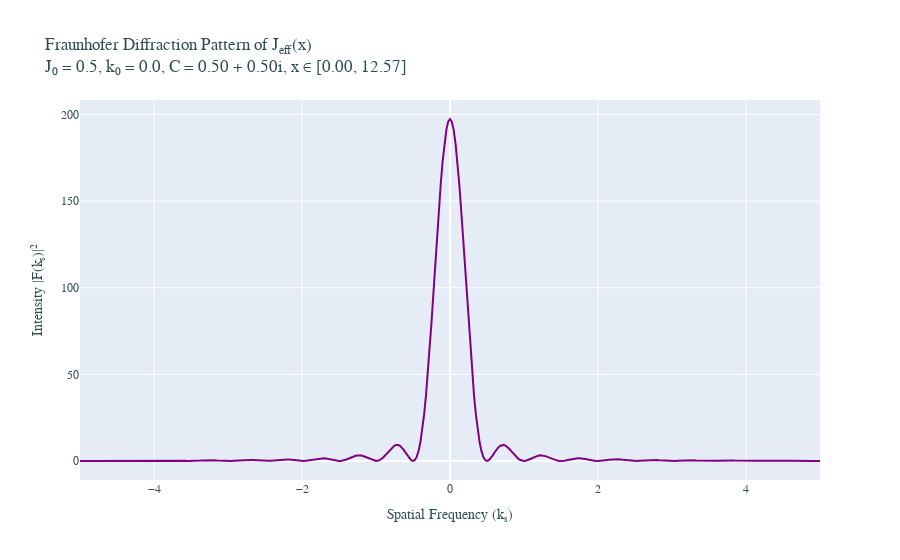

Notebook source saved alongside this figure:
### Code cell
import plotly.graph_objects as go
import numpy as np

# --- Parameters ---
J0_amplitude = 0.5  # Amplitude of J0 (assuming J0 is real for simplicity)
k0 = 0.0            # Wavenumber for the J0 term
C_real = 0.5        # Real part of the constant C
C_imag = 0.5        # Imaginary part of the constant C
x_min = 0
x_max = 4 * np.pi   # Spatial extent of the current distribution
num_points_x = 201    # Number of points to plot J_eff(x)

# --- Generate x values for J_eff(x) plotting ---
x_values = np.linspace(x_min, x_max, num_points_x)

# --- Calculate J_eff(x) ---
# J_eff(x) = J0 * exp(i * k0 * x) + C
constant_C = C_real + 1j * C_imag
j_eff_values = J0_amplitude * np.exp(1j * k0 * x_values) + constant_C

# Extract real, imaginary parts, and magnitude for J_eff(x) plotting
real_part_jeff = j_eff_values.real
imaginary_part_jeff = j_eff_values.imag
magnitude_jeff = np.abs(j_eff_values) # Magnitude will now change with x
# phase_rad_jeff = np.angle(j_eff_values) # Phase in radians
# phase_deg_jeff = np.rad2deg(phase_rad_jeff)  # Phase in degrees

# --- Create the Plotly figure for J_eff(x) ---
fig_jeff = go.Figure()

# Add trace for the Real Part of J_eff(x)
fig_jeff.add_trace(go.Scatter(
    x=x_values,
    y=real_part_jeff,
    mode='lines',
    name='Re(J<sub>eff</sub>): J₀ cos(k₀x) + Re(C)',
    line=dict(color='blue')
))

# Add trace for the Imaginary Part of J_eff(x)
fig_jeff.add_trace(go.Scatter(
    x=x_values,
    y=imaginary_part_jeff,
    mode='lines',
    name='Im(J<sub>eff</sub>): J₀ sin(k₀x) + Im(C)',
    line=dict(color='red')
))

# Add trace for the Magnitude of J_eff(x)
fig_jeff.add_trace(go.Scatter(
    x=x_values,
    y=magnitude_jeff,
    mode='lines',
    name='|J<sub>eff</sub>(x)|: |J₀e<sup>ik₀x</sup> + C|',
    line=dict(color='green', dash='dash')
))

# --- Update layout for J_eff(x) plot ---
title_text_jeff = (f"Current Density Distribution: J<sub>eff</sub>(x) = J₀e<sup>ik₀x</sup> + C<br>"
                   f"J₀ = {J0_amplitude}, k₀ = {k0}, C = {C_real:.2f} + {C_imag:.2f}i")
fig_jeff.update_layout(
    title=title_text_jeff,
    xaxis_title="Position (x)",
    yaxis_title="Amplitude / Magnitude",
    legend_title="Components of J<sub>eff</sub>(x)",
    font=dict(
        family="Arial, sans-serif",
        size=12,
        color="RebeccaPurple"
    )
)

# --- Show the J_eff(x) plot ---
# fig_jeff.show() # Uncomment to show this plot

# --- Alternative: Plot J_eff(x) in the Complex Plane (parametric plot) ---
fig_complex_plane_jeff = go.Figure()
fig_complex_plane_jeff.add_trace(go.Scatter(
    x=real_part_jeff,
    y=imaginary_part_jeff,
    mode='lines',
    name=f'J_eff(x) for J₀={J0_amplitude}, k₀={k0}, C={C_real:.2f}+{C_imag:.2f}i',
    line=dict(color='orange'),
    text=[f"x = {val:.2f}" for val in x_values],
    hoverinfo='text+x+y'
))
fig_complex_plane_jeff.add_trace(go.Scatter(
    x=[real_part_jeff[0]],
    y=[imaginary_part_jeff[0]],
    mode='markers',
    name=f'Start (x={x_min:.1f})',
    marker=dict(color='black', size=10, symbol='circle-open')
))
fig_complex_plane_jeff.add_trace(go.Scatter(
    x=[C_real],
    y=[C_imag],
    mode='markers',
    name=f'Center C ({C_real:.2f}, {C_imag:.2f})',
    marker=dict(color='purple', size=8, symbol='cross')
))
fig_complex_plane_jeff.update_layout(
    title=(f"J<sub>eff</sub>(x) = J₀e<sup>ik₀x</sup> + C in the Complex Plane<br>"
           f"J₀ = {J0_amplitude}, k₀ = {k0}, C = {C_real:.2f} + {C_imag:.2f}i"),
    xaxis_title="Real Part of J<sub>eff</sub>(x)",
    yaxis_title="Imaginary Part of J<sub>eff</sub>(x)",
    legend_title="Path",
    font=dict(family="Arial, sans-serif", size=12, color="RebeccaPurple"),
    width=700, height=700, yaxis_scaleanchor="x", xaxis_constrain="domain", yaxis_constrain="domain"
)
# fig_complex_plane_jeff.show() # Uncomment to show this plot

# --- Alternative: 3D Plot of J_eff(x) (helix) ---
fig_3d_jeff = go.Figure()
fig_3d_jeff.add_trace(go.Scatter3d(
    x=x_values,
    y=real_part_jeff,
    z=imaginary_part_jeff,
    mode='lines',
    name=f'J_eff(x) helix for J₀={J0_amplitude}, k₀={k0}, C={C_real:.2f}+{C_imag:.2f}i',
    line=dict(color='cyan', width=4)
))
fig_3d_jeff.update_layout(
    title=(f"3D Representation: J<sub>eff</sub>(x) = J₀e<sup>ik₀x</sup> + C (Shifted Helix)<br>"
           f"J₀ = {J0_amplitude}, k₀ = {k0}, C = {C_real:.2f} + {C_imag:.2f}i"),
    scene=dict(xaxis_title="Position (x)", yaxis_title="Real Part of J<sub>eff</sub>(x)", zaxis_title="Imaginary Part of J<sub>eff</sub>(x)"),
    font=dict(family="Arial, sans-serif", size=12, color="RebeccaPurple"),
    margin=dict(l=0, r=0, b=0, t=50)
)
# fig_3d_jeff.show() # Uncomment to show this plot


# --- Calculate Fraunhofer Diffraction Pattern ---
# The Fraunhofer pattern is the squared magnitude of the Fourier Transform of J_eff(x).
# F(k_s) = integral from x_min to x_max of J_eff(x) * exp(-i * k_s * x) dx
# k_s is the spatial frequency (related to diffraction angle)

num_points_ks = 401 # Number of points for the k_s axis

# Define a range for k_s. This should cover the main features.
# The characteristic width of sinc functions is related to 2*pi / (x_max - x_min)
L = x_max - x_min
ks_range_extension = 5 * (2 * np.pi / L if L > 0 else 1.0) # Extend a few sidelobes
ks_center_1 = k0
ks_center_0 = 0.0
ks_min_plot = min(ks_center_0, ks_center_1) - ks_range_extension
ks_max_plot = max(ks_center_0, ks_center_1) + ks_range_extension
if k0 == 0: # Special handling if k0 is 0
    ks_min_plot = -ks_range_extension * 2
    ks_max_plot = ks_range_extension * 2
if L == 0: # If it's a point source (or effectively)
    ks_min_plot = -5.0
    ks_max_plot = 5.0


ks_values = np.linspace(ks_min_plot, ks_max_plot, num_points_ks)

# Helper function for the integral of exp(i*beta*x) from a to b
def integrate_exp_complex(beta, a, b):
    # Numerically stable for beta close to 0
    if np.isclose(beta, 0.0):
        return b - a
    else:
        return (np.exp(1j * beta * b) - np.exp(1j * beta * a)) / (1j * beta)

# Calculate Fourier Transform F(k_s)
F_ks = np.zeros(num_points_ks, dtype=complex)

for i, ks in enumerate(ks_values):
    # Term from J0 * exp(i * k0 * x)
    term1_beta = k0 - ks
    integral1 = J0_amplitude * integrate_exp_complex(term1_beta, x_min, x_max)
    
    # Term from C
    term2_beta = -ks
    integral2 = constant_C * integrate_exp_complex(term2_beta, x_min, x_max)
    
    F_ks[i] = integral1 + integral2

# Intensity of the Fraunhofer pattern
Intensity_ks = np.abs(F_ks)**2

# --- Create Plotly figure for Fraunhofer Pattern ---
fig_fraunhofer = go.Figure()

fig_fraunhofer.add_trace(go.Scatter(
    x=ks_values,
    y=Intensity_ks,
    mode='lines',
    name='Intensity |F(k<sub>s</sub>)|²',
    line=dict(color='purple')
))

fig_fraunhofer.update_layout(
    title=(f"Fraunhofer Diffraction Pattern of J<sub>eff</sub>(x)<br>"
           f"J₀ = {J0_amplitude}, k₀ = {k0}, C = {C_real:.2f} + {C_imag:.2f}i, x ∈ [{x_min:.2f}, {x_max:.2f}]"),
    xaxis_title="Spatial Frequency (k<sub>s</sub>)",
    yaxis_title="Intensity |F(k<sub>s</sub>)|²",
    legend_title="Pattern",
    font=dict(
        family="Arial, sans-serif",
        size=12,
        color="DarkSlateGray"
    )
)

# --- Show the Fraunhofer plot ---
fig_fraunhofer.show() # This will be the primary plot shown

### Figure 1 — Plotly figure (JSON) as saved in the notebook; plotly's stock layout.template omitted (floating-point values rounded to 4 significant figures; data arrays with more than 128 entries replaced by an {"elided": "..."} marker saying what was removed)
{"data": [{"line": {"color": "purple"}, "mode": "lines", "name": "Intensity |F(k<sub>s</sub>)|²", "type": "scatter", "x": {"elided": "401 float values"}, "y": {"elided": "401 float values"}}], "layout": {"font": {"color": "DarkSlateGray", "family": "Arial, sans-serif", "size": 12}, "legend": {"title": {"text": "Pattern"}}, "title": {"text": "Fraunhofer Diffraction Pattern of J<sub>eff</sub>(x)<br>J₀ = 0.5, k₀ = 0.0, C = 0.50 + 0.50i, x ∈ [0.00, 12.57]"}, "xaxis": {"title": {"text": "Spatial Frequency (k<sub>s</sub>)"}}, "yaxis": {"title": {"text": "Intensity |F(k<sub>s</sub>)|²"}}}}
